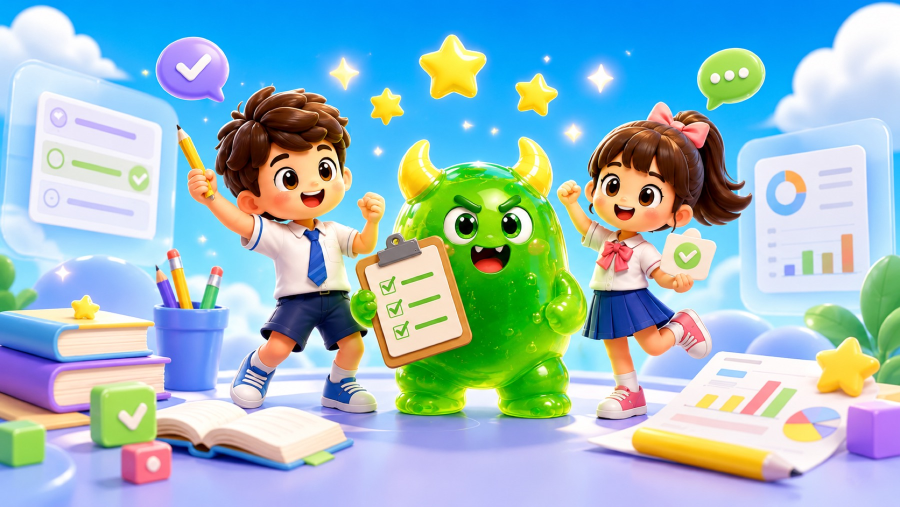
#> input picture assets/exam-intro-hero-v3-source.jpg, 1800 x 1013 px (shown at 1/2 size)
$ python -i build-jelly-state-sprites.py   (imports and definitions only)
#> lines starting #> are read from the running program, lines starting #| are printed output that depends on the picture
#!/usr/bin/env python3
"""Build jelly locked (sleeping) and defeated card sprites from official sources."""

import subprocess
import sys
from pathlib import Path

from PIL import Image

PROJECT_ROOT = Path(__file__).resolve().parent.parent
ASSETS_DIR = PROJECT_ROOT / "assets"
BUILD_WORK_DIR = ASSETS_DIR / "build-work"
MONSTER_DIR = PROJECT_ROOT / "images/home/map/monsters"
HOME_DIR = PROJECT_ROOT / "images/home"
CHROMA_KEY_SCRIPT = Path.home() / ".codex/skills/.system/imagegen/scripts/remove_chroma_key.py"

LOCKED_SHEET_DEFAULT = ASSETS_DIR / "jelly-locked-defeated-official-source.png"
DEFEATED_SOURCE_DEFAULT = ASSETS_DIR / "jelly-defeated-official-source-v3.png"
MONSTER_FRAME = 166
MASCOT_FRAME_W = 212
MASCOT_FRAME_H = 125
CARD_PADDING_X = 10
CARD_PADDING_Y = 12


# [38 lines left out: function chroma_key, not called in this run]


def content_bbox(image):
    alpha = image.getchannel("A")
#> alpha: PIL image 1800x1013 L; every value is 255
    visible = alpha.point(lambda value: 255 if value > 16 else 0)
    return visible.getbbox()


def fit_frame(image, frame_w, frame_h, padding_x=CARD_PADDING_X, padding_y=CARD_PADDING_Y):
    box = content_bbox(image)
#> box = (0, 0, 1800, 1013)
    if box is None:
        raise ValueError("frame source has no visible content")

    content = image.crop(box)
    inner_w = frame_w - padding_x * 2
    inner_h = frame_h - padding_y * 2
    scale = min(inner_w / content.width, inner_h / content.height)
#> scale = 0.104
    width = max(1, round(content.width * scale))
#> width = 187
    height = max(1, round(content.height * scale))
#> height = 105
    content = content.resize((width, height), Image.Resampling.LANCZOS)
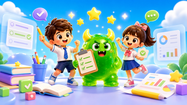
#> content: PIL image 187x105 RGBA; mean R, G, B, A 151, 185.4, 194.3, 255

    frame = Image.new("RGBA", (frame_w, frame_h), (0, 0, 0, 0))
#> frame: PIL image 212x125 RGBA; every value is 0
    x = (frame_w - width) // 2
#> x = 12
    y = frame_h - padding_y - height
#> y = 10
    frame.alpha_composite(content, (x, y))
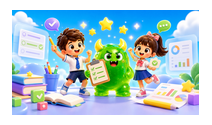
#> frame: PIL image 212x125 RGBA; mean R, G, B, A 111.9, 137.4, 143.9, 188.9; transparent parts drawn white
    return frame


def is_magenta_pixel(px):
    r, g, b = px[:3]
    return r > 180 and b > 180 and g < 110


# [18 lines left out: functions split_locked_from_sheet, build_single_sprite, not called in this run]


def build_mascot_sprite(source_path, output_path, frame_count=4):
    source = Image.open(source_path).convert("RGBA")
    if source.size != (MASCOT_FRAME_W, MASCOT_FRAME_H):
        source = fit_frame(source, MASCOT_FRAME_W, MASCOT_FRAME_H, padding_x=12, padding_y=10)

    sprite = Image.new("RGBA", (MASCOT_FRAME_W * frame_count, MASCOT_FRAME_H), (0, 0, 0, 0))
#> sprite: PIL image 848x125 RGBA; every value is 0
    for index in range(frame_count):
        sprite.alpha_composite(source, (index * MASCOT_FRAME_W, 0))
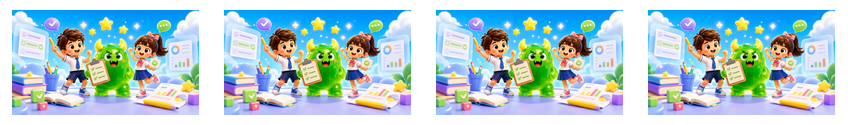
#> sprite: PIL image 848x125 RGBA; mean R, G, B, A 111.9, 137.4, 143.9, 188.9; transparent parts drawn white
#> (the run stopped early here; a loop or call above may not have finished)
